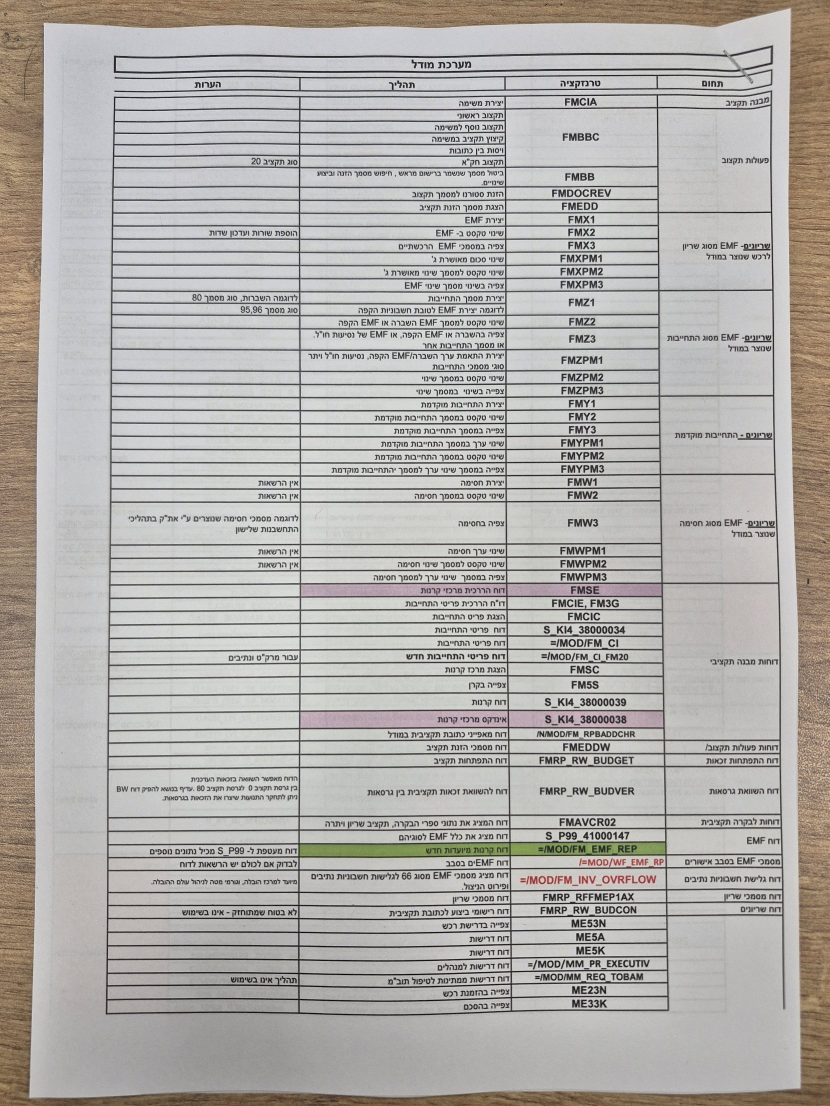
#> input picture app/src/debug/assets/selftest/photo1.webp, 1659 x 2212 px (shown at 1/2 size)
$ python -i screen_proto.py   (imports and definitions only)
#> lines starting #> are read from the running program, lines starting #| are printed output that depends on the picture; after the words box and inside, x2 and y2 are one past the last pixel; in counts of white or black regions, pixels touching at a corner belong together
#> further down, picture is the input picture: shape (2212, 1659, 3); mean B, G, R 169.9, 173.5, 176.5
"""Prototype screen-photo features (ported to core/src/screen.cpp once chosen).

  python -I screen_proto.py feats OUT.json DIR_OR_GLOB...   features per image
"""
import glob, json, os, sys
import numpy as np, cv2


def tiles(h, w, n=512):
    ys = [int(h * f) - n // 2 for f in (0.3, 0.5, 0.7)]
    xs = [int(w * f) - n // 2 for f in (0.3, 0.5, 0.7)]
    return [(max(0, y), max(0, x)) for y in ys for x in xs if h >= n and w >= n]


def peak_score(t, rmin):
    """prominence of the strongest isolated spectral peak (log magnitude above its 15x15 median), radius >= rmin"""
    n = t.shape[0]
    win = np.outer(np.hanning(n), np.hanning(n)).astype(np.float32)
    F = np.fft.fftshift(np.abs(np.fft.fft2((t - t.mean()) * win)))
    L = np.log1p(F).astype(np.float32)
    med = cv2.medianBlur(np.clip(L * 20, 0, 255).astype(np.uint8), 15).astype(np.float32) / 20
    yy, xx = np.mgrid[0:n, 0:n] - n // 2
    r = np.hypot(yy, xx)
    m = (r >= rmin) & (r < n // 2 - 2) & (np.abs(yy) > 1) | (r >= rmin) & (np.abs(xx) > 1) & (r < n // 2 - 2)
    m &= ~((np.abs(yy) <= 1) | (np.abs(xx) <= 1))   # the axes: page edges, text rows and columns
    d = (L - med)[m]
    return float(np.percentile(d, 99.99)), float(d.max())


def feats(img):
    h, w = img.shape[:2]
#> h = 2212; w = 1659
    f = img.astype(np.float32)
    ycc = cv2.cvtColor(img, cv2.COLOR_BGR2YCrCb).astype(np.float32)
    Y, Cr, Cb = ycc[..., 0], ycc[..., 1], ycc[..., 2]
    # background: near the local maximum brightness, no ink nearby
    bgY = cv2.dilate(cv2.resize(Y, (w // 4, h // 4), interpolation=cv2.INTER_AREA), np.ones((15, 15), np.uint8))
    bgY = cv2.resize(bgY, (w, h))
#> bgY: shape (2212, 1659) float32
    bg = (Y >= 0.85 * bgY)
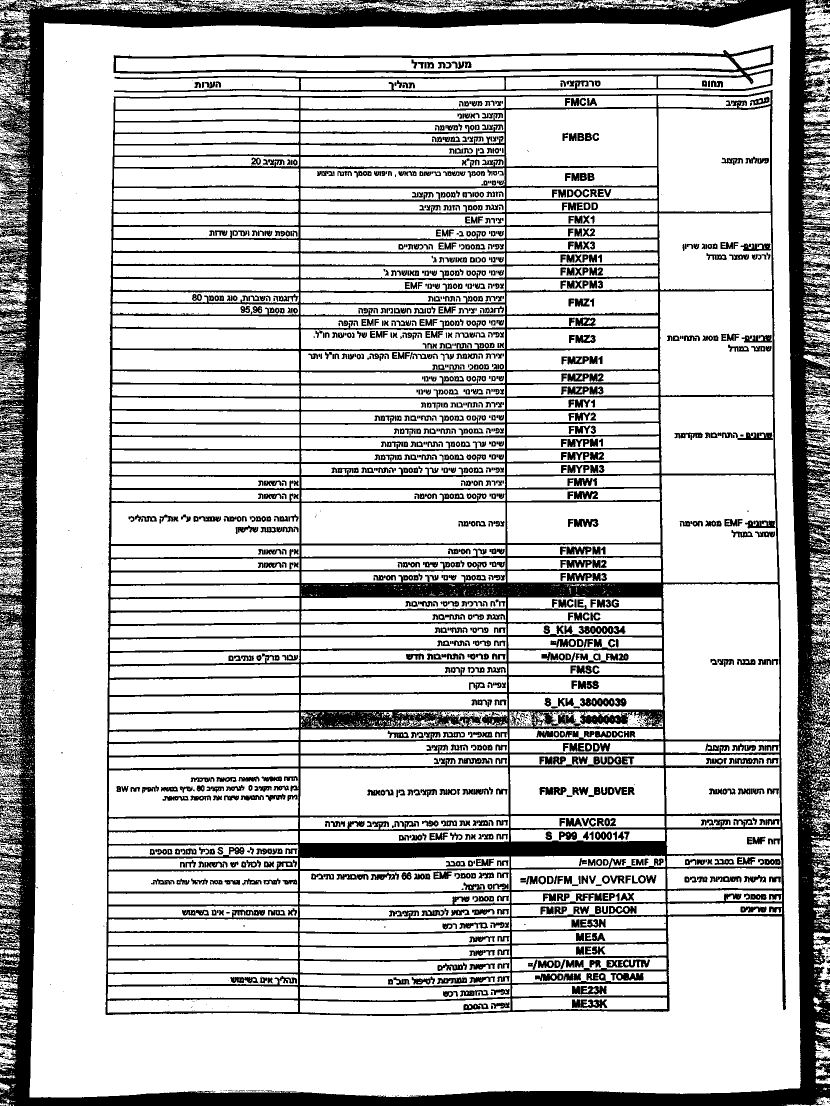
#> bg: shape (2212, 1659) bool (shown at 1/2 size); 76.5% white; 3453 black regions (2159 under 20 px), largest, box (x1, y1, x2, y2) and area: (211, 180, 1572, 2032) 345633, (0, 0, 1659, 2212) 313035, (227, 90, 1547, 185) 21670
    ink = cv2.dilate((Y < 0.7 * bgY).astype(np.uint8), np.ones((7, 7), np.uint8)) > 0
#> ink: shape (2212, 1659) bool; 43% white; 69 white regions, largest, box (x1, y1, x2, y2) and area: (208, 178, 1573, 2035) 1079379, (0, 0, 1659, 2212) 401853, (224, 87, 1549, 188) 58397
    bg &= ~ink
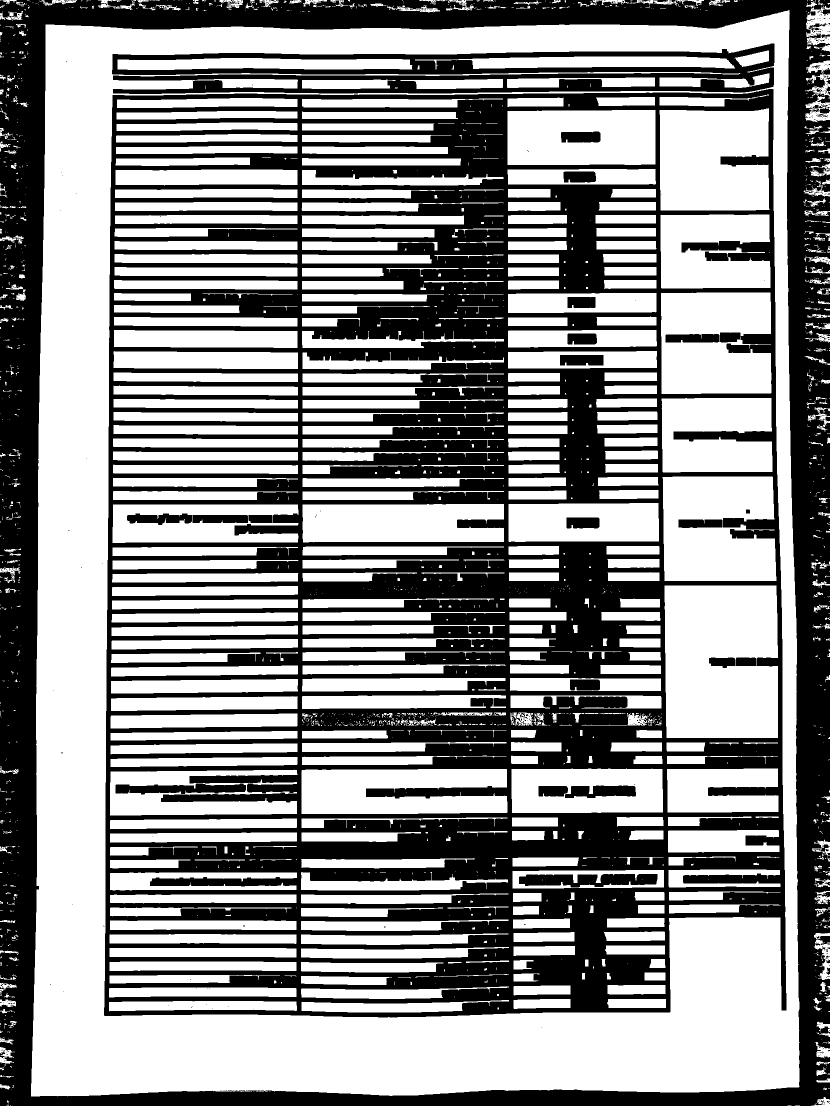
#> bg: shape (2212, 1659) bool (shown at 1/2 size); 56.2% white; 658 black regions (621 under 20 px), largest, box (x1, y1, x2, y2) and area: (208, 178, 1573, 2035) 1094047, (0, 0, 1659, 2212) 418571, (224, 87, 1549, 188) 58398
    out = {}
    # chroma band-pass energy on the background (moire rainbow bands, subpixel fringes): 2..12 px
    for name, C in (('cr', Cr), ('cb', Cb)):
        bp = cv2.GaussianBlur(C, (0, 0), 1.5) - cv2.GaussianBlur(C, (0, 0), 10)
        out[f'bp_{name}'] = float(np.sqrt((bp[bg] ** 2).mean())) if bg.sum() > 1000 else 0.0
#> this loop made 2 passes
#> name on passes 1 to 2: 'cr', 'cb'
#> pass 1, in feats, `bp = cv2.GaussianBlur(C, (0, 0), 1.5) - cv2.GaussianBlur(C, (0, 0), 10)`:
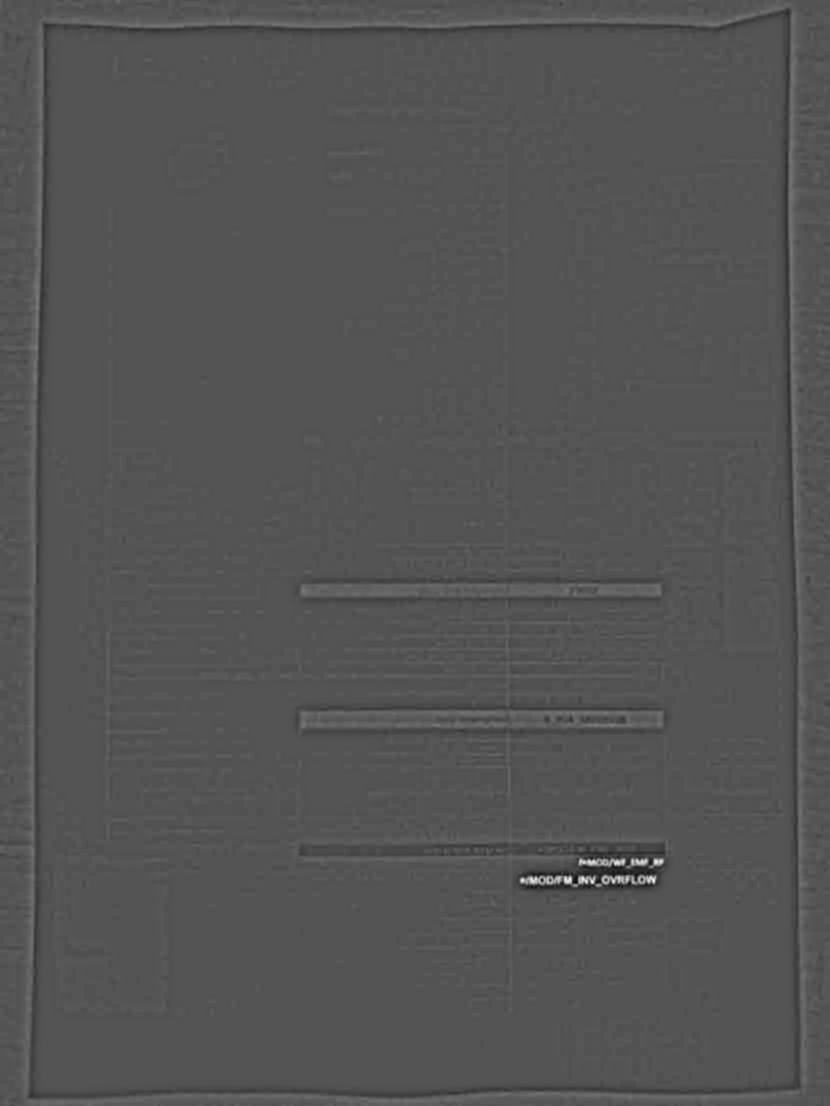
#> bp: shape (2212, 1659) float32 (shown at 1/2 size); min -13.41, max 27.13, mean 0; drawn with min black and max white
#> after the loop, out = {'bp_cr': 0.7, 'bp_cb': 0.809}
    bpY = cv2.GaussianBlur(Y, (0, 0), 1.5) - cv2.GaussianBlur(Y, (0, 0), 10)
    out['bp_y'] = float(np.sqrt((bpY[bg] ** 2).mean()) / max(1, np.median(Y[bg]))) * 100 if bg.sum() > 1000 else 0.0
    out['bg_frac'] = float(bg.mean())
    # spectral peaks (tiles): luma and chroma, periods < 16 px (radius >= 32 of 512)
    pk = {'y': [], 'c': []}
    for (y0, x0) in tiles(h, w):
        ty = Y[y0:y0 + 512, x0:x0 + 512]
        tc = Cr[y0:y0 + 512, x0:x0 + 512] + Cb[y0:y0 + 512, x0:x0 + 512] * 0.0
        pk['y'].append(peak_score(ty, 32)[1])
        pk['c'].append(max(peak_score(Cr[y0:y0 + 512, x0:x0 + 512], 32)[1], peak_score(Cb[y0:y0 + 512, x0:x0 + 512], 32)[1]))
#> this loop made 9 passes
#> pass 1, in peak_score, `F = np.fft.fftshift(np.abs(np.fft.fft2((t - t.mean()) * win)))`:
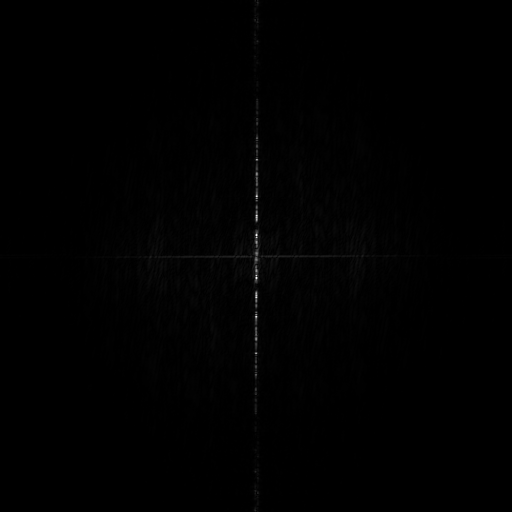
#> F: shape (512, 512) float64; min 2.68, max 445769.2, mean 2261.4; drawn with min black and max white
#> pass 1, in peak_score, `L = np.log1p(F).astype(np.float32)`:
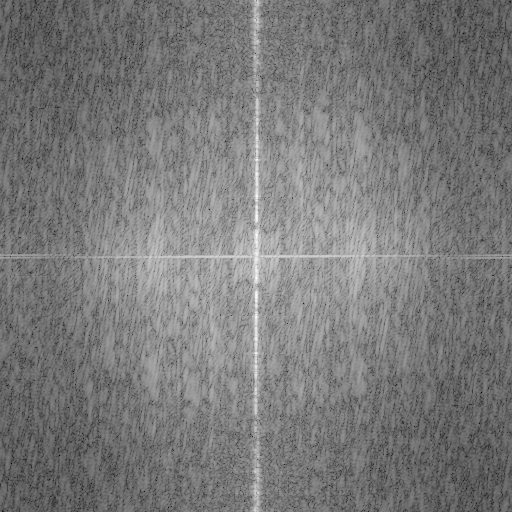
#> L: shape (512, 512) float32; min 1.3, max 13.01, mean 6.91; drawn with min black and max white
#> after the loop:
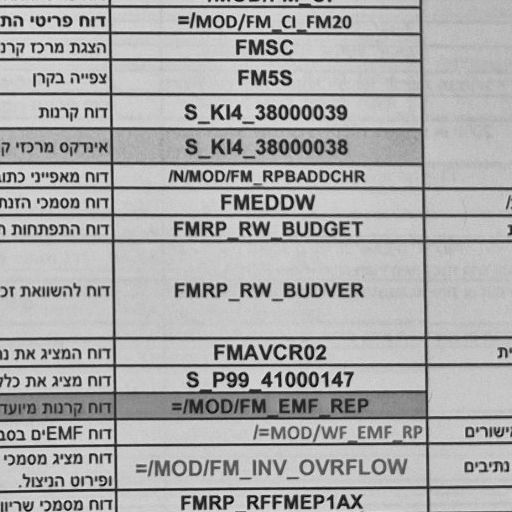
#> ty: shape (512, 512) float32; min 0, max 241, mean 170
    out['pk_y'] = float(np.median(pk['y'])) if pk['y'] else 0.0
    out['pk_c'] = float(np.median(pk['c'])) if pk['c'] else 0.0
    # background colour (white balance of the "paper"): b - r of the bright background, normalised
    if bg.sum() > 1000:
        m = f[bg].mean(0)
#> m = [193.3, 194.2, 194.7]
        out['bg_blue'] = float((m[0] - m[2]) / max(1, m.mean()))
    return out


# [13 lines not run here, left out]

>>> import cv2
>>> picture = cv2.imread('../../app/src/debug/assets/selftest/photo1.webp')
>>> result = feats(picture)
#> result = {'bp_cr': 0.7, 'bp_cb': 0.809, 'bp_y': 6.7, 'bg_frac': 0.562, 'pk_y': 2.51, 'pk_c': 1.56, 'bg_blue': -0.00678}
